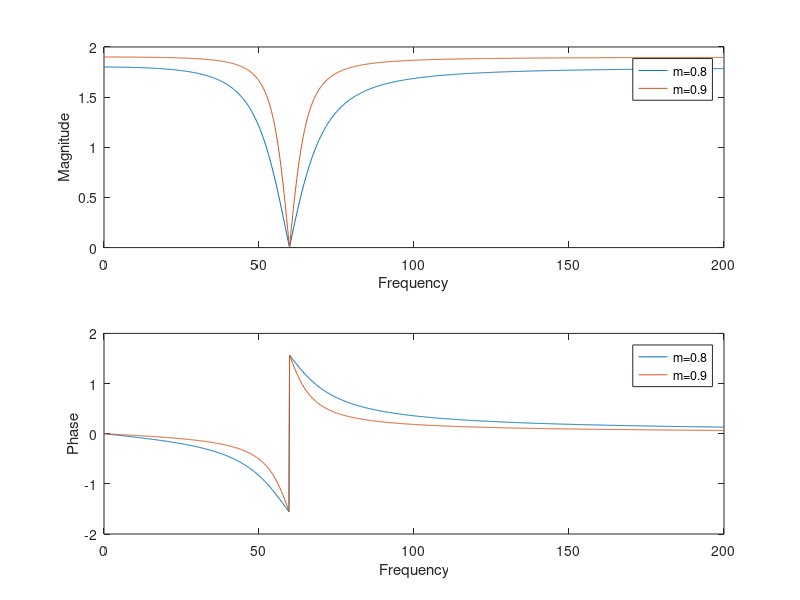

Write the MATLAB code that produced this figure. (Note: this script raises an error after producing the figure.)
clear all;
close all;
clc;
clf;
R = 10000; % define variables and ranges
C = 133e-9;
F = linspace(0, 200, 1000);
W = 2*pi*F;
M = 0.8;
H1 = ((1+M).*((2*1j*W*R*C).^2+1))./((2*1j*W*R*C).^2+(4*(1-M).*(1j*W*R*C))+1); % h for m = 0.8
M = 0.9;
H2 = ((1+M).*((2*1j*W*R*C).^2+1))./((2*1j*W*R*C).^2+(4*(1-M).*(1j*W*R*C))+1);% h for m = 0.9
subplot(2, 1, 1)
plot(F, abs(H1), 'DisplayName', 'm=0.8') % plot magnitude for m = 0.8
hold on;
plot(F, abs(H2), 'DisplayName', 'm=0.9') % plot magnitude for m = 0.9
legend show;
ylabel('Magnitude')
xlabel('Frequency')
subplot(2, 1, 2)
plot(F, angle(H1), 'DisplayName', 'm=0.8') % plot phase for m = 0.8
hold on;
plot(F, angle(H2), 'DisplayName', 'm=0.9') % plot phase for m = 0.9
legend show;
ylabel('Phase')
xlabel('Frequency')
load ecg_signal.mat; % load for part B
F = linspace(-250, 250, length(ecg)); % define new variables
W=2*pi*F;
H = ((1+M).*((2*1j*W*R*C).^2+1))./((2*1j*W*R*C).^2+(4*(1-M).*(1j*W*R*C))+1);
figure;
subplot(4, 1, 1)
plot(ecg) % plot ecg signal
ylabel('ECG Signal')
xlabel('Time')
subplot(4, 1, 2)
plot(F, abs(fftshift(fft(ecg)))); % plot magnitude of X(f)
ylabel('|X(f)|')
xlabel('Frequency')
subplot(4, 1, 3)
plot(F, abs(fftshift(fftshift(fft(ecg)).*H))) % plot magnitude of Z(f)
ylabel('|Z(f)|')
xlabel('Time')
subplot(4, 1, 4)
plot(t, real(ifft(fftshift(fft(ecg)).*H))) % plot z(t)
ylabel('z(t)')
xlabel('Frequency')